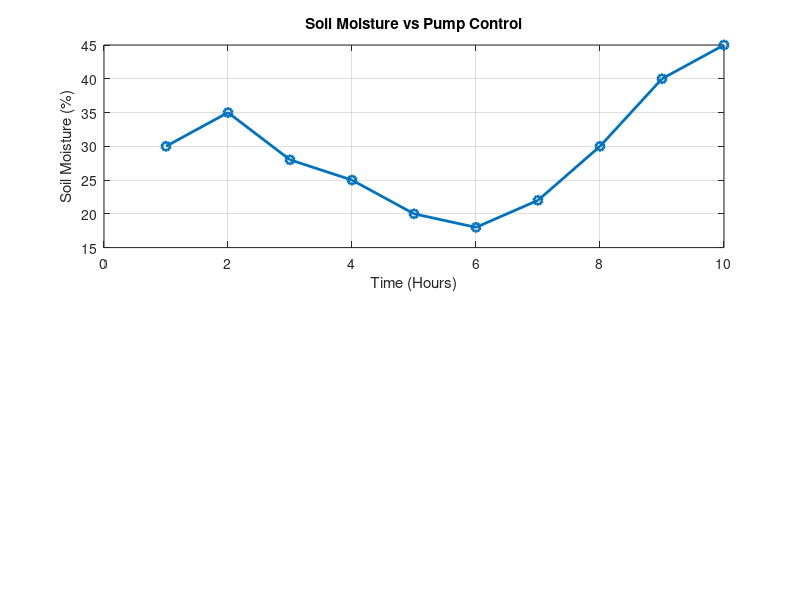

Here is the MATLAB script that generated this plot: (Note: this script raises an error after producing the figure.)
clc; clear; close all;
% Simulated soil moisture (%)
time = 1:10;
soil_moisture = [30 35 28 25 20 18 22 30 40 45];
% Threshold level
threshold = 40;

% Pump control logic (1 = ON, 0 = OFF)
pump_status = soil_moisture < threshold;
figure
% -------- Graph 1: Soil Moisture vs Pump Status --------
subplot(2,1,1)
plot(time, soil_moisture, '-o','LineWidth',2)
title('Soil Moisture vs Pump Control')
xlabel('Time (Hours)')
ylabel('Soil Moisture (%)')
grid on
hold on
yline(threshold,'r--','Threshold')
% -------- Graph 2: Pump Status (ON/OFF) --------
subplot(2,1,2)
stem(time, pump_status, 'filled','LineWidth',2)
title('Water Pump Status (1=ON, 0=OFF)')
xlabel('Time (Hours)')
ylabel('Pump Status')
grid on
